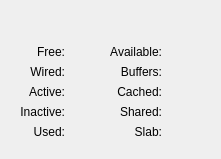
      <widget class="QWidget" name="tab_system_memory">
       <attribute name="title">
        <string>System Memory</string>
       </attribute>
       <layout class="QVBoxLayout" name="verticalLayout_3">
        <property name="leftMargin">
         <number>0</number>
        </property>
        <property name="topMargin">
         <number>25</number>
        </property>
        <property name="rightMargin">
         <number>0</number>
        </property>
        <property name="bottomMargin">
         <number>0</number>
        </property>
        <item>
         <layout class="QHBoxLayout" name="horizontalLayout_5">
          <property name="spacing">
           <number>6</number>
          </property>
          <property name="leftMargin">
           <number>20</number>
          </property>
          <property name="topMargin">
           <number>0</number>
          </property>
          <property name="rightMargin">
           <number>20</number>
          </property>
          <property name="bottomMargin">
           <number>20</number>
          </property>
          <item>
           <spacer name="horizontalSpacer_2">
            <property name="orientation">
             <enum>Qt::Horizontal</enum>
            </property>
            <property name="sizeType">
             <enum>QSizePolicy::MinimumExpanding</enum>
            </property>
            <property name="sizeHint" stdset="0">
             <size>
              <width>0</width>
              <height>20</height>
             </size>
            </property>
           </spacer>
          </item>
          <item>
           <layout class="QGridLayout" name="gridLayout_6">
            <property name="leftMargin">
             <number>0</number>
            </property>
            <property name="topMargin">
             <number>20</number>
            </property>
            <item row="1" column="0">
             <widget class="QLabel" name="system_memory_wired">
              <property name="text">
               <string>Wired:</string>
              </property>
              <property name="alignment">
               <set>Qt::AlignRight|Qt::AlignTrailing|Qt::AlignVCenter</set>
              </property>
             </widget>
            </item>
            <item row="2" column="0">
             <widget class="QLabel" name="system_memory_active">
              <property name="text">
               <string>Active:</string>
              </property>
              <property name="alignment">
               <set>Qt::AlignRight|Qt::AlignTrailing|Qt::AlignVCenter</set>
              </property>
             </widget>
            </item>
            <item row="3" column="0">
             <widget class="QLabel" name="system_memory_inactive">
              <property name="text">
               <string>Inactive:</string>
              </property>
              <property name="alignment">
               <set>Qt::AlignRight|Qt::AlignTrailing|Qt::AlignVCenter</set>
              </property>
             </widget>
            </item>
            <item row="0" column="0">
             <widget class="QLabel" name="system_memory_free">
              <property name="text">
               <string>Free:</string>
              </property>
              <property name="alignment">
               <set>Qt::AlignRight|Qt::AlignTrailing|Qt::AlignVCenter</set>
              </property>
             </widget>
            </item>
            <item row="0" column="1">
             <widget class="QLabel" name="system_memory_free_value">
              <property name="styleSheet">
               <string notr="true">QToolTip { color: #ffffff; border: 0px; }</string>
              </property>
              <property name="text">
               <string/>
              </property>
              <property name="alignment">
               <set>Qt::AlignRight|Qt::AlignTrailing|Qt::AlignVCenter</set>
              </property>
             </widget>
            </item>
            <item row="2" column="2">
             <widget class="ColorButton" name="color_picker_active_value" native="true">
              <property name="minimumSize">
               <size>
                <width>20</width>
                <height>0</height>
               </size>
              </property>
             </widget>
            </item>
            <item row="2" column="1">
             <widget class="QLabel" name="system_memory_active_value">
              <property name="text">
               <string/>
              </property>
              <property name="alignment">
               <set>Qt::AlignRight|Qt::AlignTrailing|Qt::AlignVCenter</set>
              </property>
             </widget>
            </item>
            <item row="4" column="0">
             <widget class="QLabel" name="system_memory_used">
              <property name="text">
               <string>Used:</string>
              </property>
              <property name="alignment">
               <set>Qt::AlignRight|Qt::AlignTrailing|Qt::AlignVCenter</set>
              </property>
             </widget>
            </item>
            <item row="5" column="0">
             <spacer name="verticalSpacer_8">
              <property name="orientation">
               <enum>Qt::Vertical</enum>
              </property>
              <property name="sizeHint" stdset="0">
               <size>
                <width>20</width>
                <height>0</height>
               </size>
              </property>
             </spacer>
            </item>
            <item row="0" column="2">
             <widget class="ColorButton" name="color_picker_free_value" native="true">
              <property name="minimumSize">
               <size>
                <width>20</width>
                <height>0</height>
               </size>
              </property>
             </widget>
            </item>
            <item row="3" column="2">
             <widget class="ColorButton" name="color_picker_inactive_value" native="true">
              <property name="minimumSize">
               <size>
                <width>20</width>
                <height>0</height>
               </size>
              </property>
             </widget>
            </item>
            <item row="1" column="2">
             <widget class="ColorButton" name="color_picker_wired_value" native="true">
              <property name="minimumSize">
               <size>
                <width>20</width>
                <height>0</height>
               </size>
              </property>
             </widget>
            </item>
            <item row="3" column="1">
             <widget class="QLabel" name="system_memory_inactive_value">
              <property name="text">
               <string/>
              </property>
              <property name="alignment">
               <set>Qt::AlignRight|Qt::AlignTrailing|Qt::AlignVCenter</set>
              </property>
             </widget>
            </item>
            <item row="1" column="1">
             <widget class="QLabel" name="system_memory_wired_value">
              <property name="text">
               <string/>
              </property>
              <property name="alignment">
               <set>Qt::AlignRight|Qt::AlignTrailing|Qt::AlignVCenter</set>
              </property>
             </widget>
            </item>
            <item row="4" column="1">
             <widget class="QLabel" name="system_memory_used_value">
              <property name="text">
               <string/>
              </property>
              <property name="alignment">
               <set>Qt::AlignRight|Qt::AlignTrailing|Qt::AlignVCenter</set>
              </property>
             </widget>
            </item>
           </layout>
          </item>
          <item>
           <spacer name="horizontalSpacer_8">
            <property name="orientation">
             <enum>Qt::Horizontal</enum>
            </property>
            <property name="sizeType">
             <enum>QSizePolicy::MinimumExpanding</enum>
            </property>
            <property name="sizeHint" stdset="0">
             <size>
              <width>0</width>
              <height>20</height>
             </size>
            </property>
           </spacer>
          </item>
          <item>
           <layout class="QGridLayout" name="SystemMemorygridLayout">
            <property name="topMargin">
             <number>20</number>
            </property>
            <item row="1" column="3">
             <widget class="QLabel" name="system_memory_buffers_value">
              <property name="text">
               <string/>
              </property>
              <property name="alignment">
               <set>Qt::AlignRight|Qt::AlignTrailing|Qt::AlignVCenter</set>
              </property>
             </widget>
            </item>
            <item row="4" column="3">
             <widget class="QLabel" name="system_memory_slab_value">
              <property name="text">
               <string/>
              </property>
              <property name="alignment">
               <set>Qt::AlignRight|Qt::AlignTrailing|Qt::AlignVCenter</set>
              </property>
             </widget>
            </item>
            <item row="3" column="3">
             <widget class="QLabel" name="system_memory_shared_value">
              <property name="text">
               <string/>
              </property>
              <property name="alignment">
               <set>Qt::AlignRight|Qt::AlignTrailing|Qt::AlignVCenter</set>
              </property>
             </widget>
            </item>
            <item row="4" column="2">
             <widget class="QLabel" name="system_memory_slab">
              <property name="text">
               <string>Slab:</string>
              </property>
              <property name="alignment">
               <set>Qt::AlignRight|Qt::AlignTrailing|Qt::AlignVCenter</set>
              </property>
             </widget>
            </item>
            <item row="2" column="2">
             <widget class="QLabel" name="system_memory_cached">
              <property name="text">
               <string>Cached:</string>
              </property>
              <property name="alignment">
               <set>Qt::AlignRight|Qt::AlignTrailing|Qt::AlignVCenter</set>
              </property>
             </widget>
            </item>
            <item row="2" column="3">
             <widget class="QLabel" name="system_memory_cached_value">
              <property name="text">
               <string/>
              </property>
              <property name="alignment">
               <set>Qt::AlignRight|Qt::AlignTrailing|Qt::AlignVCenter</set>
              </property>
             </widget>
            </item>
            <item row="0" column="3">
             <widget class="QLabel" name="system_memory_available_value">
              <property name="text">
               <string/>
              </property>
              <property name="alignment">
               <set>Qt::AlignRight|Qt::AlignTrailing|Qt::AlignVCenter</set>
              </property>
             </widget>
            </item>
            <item row="0" column="2" alignment="Qt::AlignRight|Qt::AlignVCenter">
             <widget class="QLabel" name="system_memory_available">
              <property name="text">
               <string>Available:</string>
              </property>
              <property name="alignment">
               <set>Qt::AlignRight|Qt::AlignTrailing|Qt::AlignVCenter</set>
              </property>
             </widget>
            </item>
            <item row="3" column="2">
             <widget class="QLabel" name="system_memory_shared">
              <property name="text">
               <string>Shared:</string>
              </property>
              <property name="alignment">
               <set>Qt::AlignRight|Qt::AlignTrailing|Qt::AlignVCenter</set>
              </property>
             </widget>
            </item>
            <item row="1" column="2" alignment="Qt::AlignRight|Qt::AlignVCenter">
             <widget class="QLabel" name="system_memory_buffers">
              <property name="text">
               <string>Buffers:</string>
              </property>
              <property name="alignment">
               <set>Qt::AlignRight|Qt::AlignTrailing|Qt::AlignVCenter</set>
              </property>
             </widget>
            </item>
            <item row="5" column="2">
             <spacer name="verticalSpacer_10">
              <property name="orientation">
               <enum>Qt::Vertical</enum>
              </property>
              <property name="sizeHint" stdset="0">
               <size>
                <width>20</width>
                <height>0</height>
               </size>
              </property>
             </spacer>
            </item>
           </layout>
          </item>
          <item>
           <spacer name="horizontalSpacer_5">
            <property name="orientation">
             <enum>Qt::Horizontal</enum>
            </property>
            <property name="sizeType">
             <enum>QSizePolicy::MinimumExpanding</enum>
            </property>
            <property name="sizeHint" stdset="0">
             <size>
              <width>0</width>
              <height>20</height>
             </size>
            </property>
           </spacer>
          </item>
          <item>
           <layout class="QGridLayout" name="gridLayout_7">
            <property name="leftMargin">
             <number>0</number>
            </property>
            <property name="topMargin">
             <number>20</number>
            </property>
            <item row="0" column="0">
             <widget class="ChartPie" name="system_memory_chart_pie" native="true">
              <property name="sizePolicy">
               <sizepolicy hsizetype="MinimumExpanding" vsizetype="MinimumExpanding">
                <horstretch>0</horstretch>
                <verstretch>0</verstretch>
               </sizepolicy>
              </property>
              <property name="maximumSize">
               <size>
                <width>80</width>
                <height>80</height>
               </size>
              </property>
             </widget>
            </item>
            <item row="1" column="0">
             <widget class="QLabel" name="system_memory_total_value">
              <property name="minimumSize">
               <size>
                <width>20</width>
                <height>0</height>
               </size>
              </property>
              <property name="text">
               <string/>
              </property>
              <property name="alignment">
               <set>Qt::AlignCenter</set>
              </property>
             </widget>
            </item>
            <item row="2" column="0">
             <spacer name="verticalSpacer_11">
              <property name="orientation">
               <enum>Qt::Vertical</enum>
              </property>
              <property name="sizeHint" stdset="0">
               <size>
                <width>20</width>
                <height>0</height>
               </size>
              </property>
             </spacer>
            </item>
           </layout>
          </item>
          <item>
           <spacer name="horizontalSpacer_6">
            <property name="orientation">
             <enum>Qt::Horizontal</enum>
            </property>
            <property name="sizeType">
             <enum>QSizePolicy::MinimumExpanding</enum>
            </property>
            <property name="sizeHint" stdset="0">
             <size>
              <width>0</width>
              <height>20</height>
             </size>
            </property>
           </spacer>
          </item>
         </layout>
        </item>
       </layout>
      </widget>
